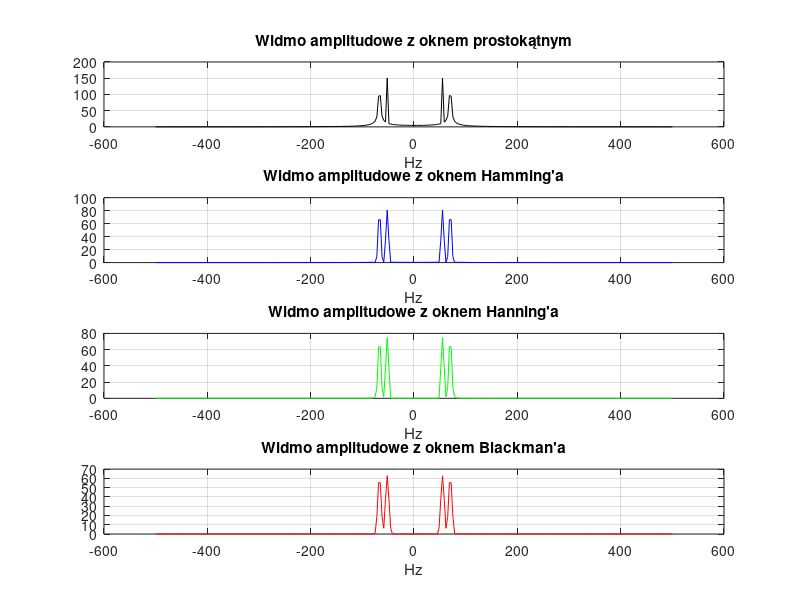
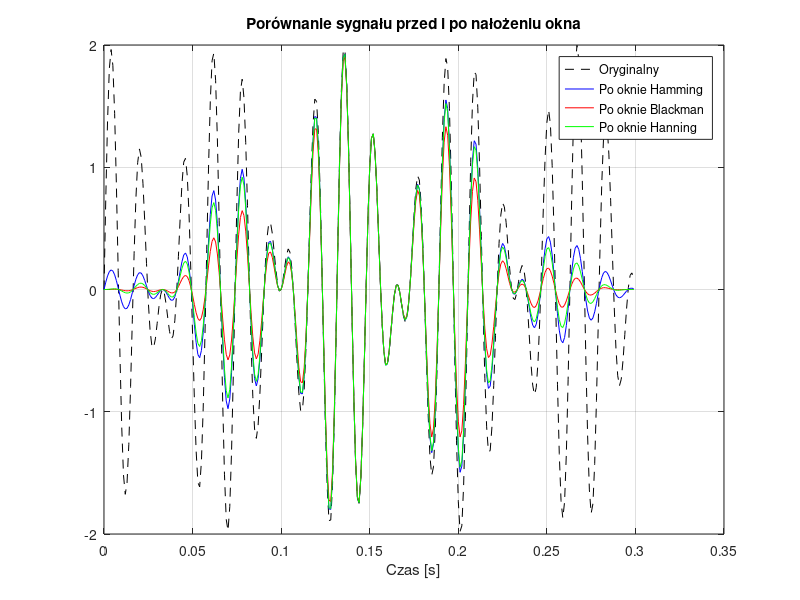

The MATLAB script that drew these images, in order:
pkg load signal;

% --- Parametry ---
N = 300;               % liczba próbek (np. 300)
fs = 1000;             % częstotliwość próbkowania [Hz]
t = linspace(0, (N-1)/fs, N);

% --- Liczba okresów ---
o1 = 16;               % liczba pełnych okresów
o2 = 20.5;             % liczba okresów ułamkowa (dla wycieku widma)

f1 = o1 / (N/fs);      % częstotliwość 1. sinusa
f2 = o2 / (N/fs);      % częstotliwość 2. sinusa

x1 = sin(2*pi*f1*t);
x2 = sin(2*pi*f2*t);
x = x1 + x2;

% --- FFT bez okna (prostokątne okno) ---
Y_rect = fft(x);
f = linspace(-fs/2, fs/2, N);
Y_rect_shifted = fftshift(abs(Y_rect));

% --- Okna ---
w_hamming = hamming(N)';    % okno Hamming'a (transponowane do wektora poziomego)
w_blackman = blackman(N)';  % okno Blackman'a
w_hanning = hanning(N)';


% --- Sygnały po nałożeniu okien ---
x_ham = x .* w_hamming;
x_black = x .* w_blackman;
x_hanning = x .* w_hanning;

Y_hanning = abs(fft(x_hanning));
Y_ham = fft(x_ham);
Y_black = fft(x_black);

Y_ham_shifted = fftshift(abs(Y_ham));
Y_black_shifted = fftshift(abs(Y_black));
Y_hanning_shifted = fftshift(abs(fft(x_hanning)));

figure;
subplot(4,1,1);
plot(f, Y_rect_shifted, 'k'); grid on;
title('Widmo amplitudowe z oknem prostokątnym');
xlabel('Hz');

subplot(4,1,2);
plot(f, Y_ham_shifted, 'b'); grid on;
title('Widmo amplitudowe z oknem Hamming''a');
xlabel('Hz');

subplot(4,1,3);
plot(f, Y_hanning_shifted, 'g'); grid on;
title("Widmo amplitudowe z oknem Hanning'a");
xlabel("Hz");

subplot(4,1,4);
plot(f, Y_black_shifted, 'r'); grid on;
title('Widmo amplitudowe z oknem Blackman''a');
xlabel('Hz');


% --- Porównanie w czasie: sygnał oryginalny vs okienkowany ---
figure;
plot(t, x, 'k--', 'DisplayName', 'Oryginalny');
hold on;
plot(t, x_ham, 'b', 'DisplayName', 'Po oknie Hamming');
plot(t, x_black, 'r', 'DisplayName', 'Po oknie Blackman');
plot(t, x_hanning, 'g', 'DisplayName', 'Po oknie Hanning');
grid on; legend;
title('Porównanie sygnału przed i po nałożeniu okna');
xlabel('Czas [s]');

